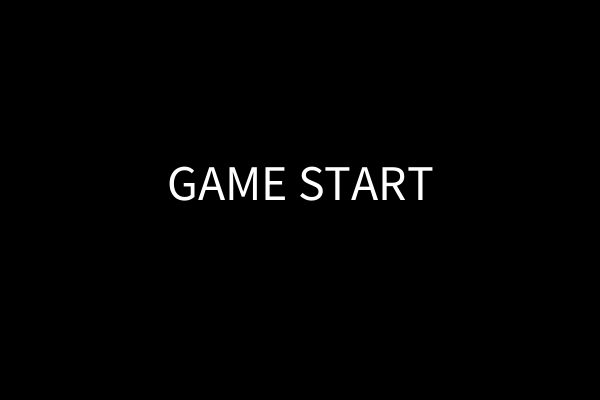
Frame 1 (no input)
Frame 60 (the mouse pressed at the canvas centre just before this capture): identical to frame 1, image omitted
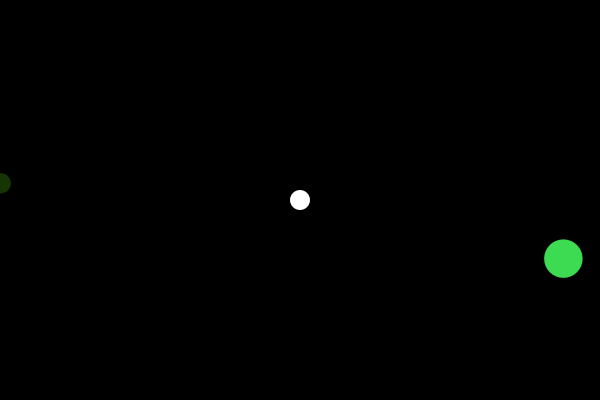
Frame 120 (the mouse held since frame 60 and released just before this capture)

The Processing sketch that drew these frames (run headless with seeded random() and noise(); from frame 60 on, the mouse is pressed at the canvas centre):

// Processing sketch: EatCircle3
// ── EatCircle3.pde
class Circle {
  float x,y,s,speed;
  color c;
  boolean active;
  Circle(float x,float y) {
    this.x = x;
    this.y = y;
  }

  void display() {
    fill(this.c);
    ellipse(this.x,this.y,this.s,this.s);
  }
}

Circle player;
int status = 0;
ArrayList<Circle> enemy = new ArrayList<Circle>();
void setup() {
  size(600,400);
  player = new Circle(width/2,height/2);
  player.s = 20;
}

void draw() {
  background(0);
  if (status == 0) {
    fill(255);
    textAlign(CENTER);
    textSize(50);
    text("GAME START",width/2,height/2);
    return;
  }
  
  player.x = mouseX;
  player.y = mouseY;
  if (status == 1) {
    noStroke();
    player.c = color(255);
    player.display();
  }
  if (status == 2) {
    fill(255);
    textAlign(CENTER);
    textSize(50);
    text("GAME OVER",width/2,height/2);
    return;
  }
  
  if (frameCount % 30 == 0)
    create_enemy();
  
  for (Circle e : enemy) {
    if (e.active) {
      e.x += e.speed;
      e.display();
      if (is_hit(player.x,player.y,player.s,
              e.x,e.y,e.s)) {
        if (player.s > e.s) {
          player.s += e.s*0.1;
          e.active = false;
        } else {
          status = 2;
        }
      }
    }
  }
}

void mousePressed() {
  if (status == 0)
    status = 1;
}

void create_enemy() {
  Circle e = new Circle(0,random(0,height));
  e.speed = random(-3,4);
  if (e.speed < 0)
    e.x = width;
  e.s = random(player.s*0.5,player.s*2);
  e.c = color(random(256),random(256),random(256));
  e.active = true;
  enemy.add(e);
}

boolean is_hit(float px,float py,float ps,
              float ex,float ey,float es) {
  float d = dist(px,py,ex,ey);
  return d < ps/2+es/2;
}
